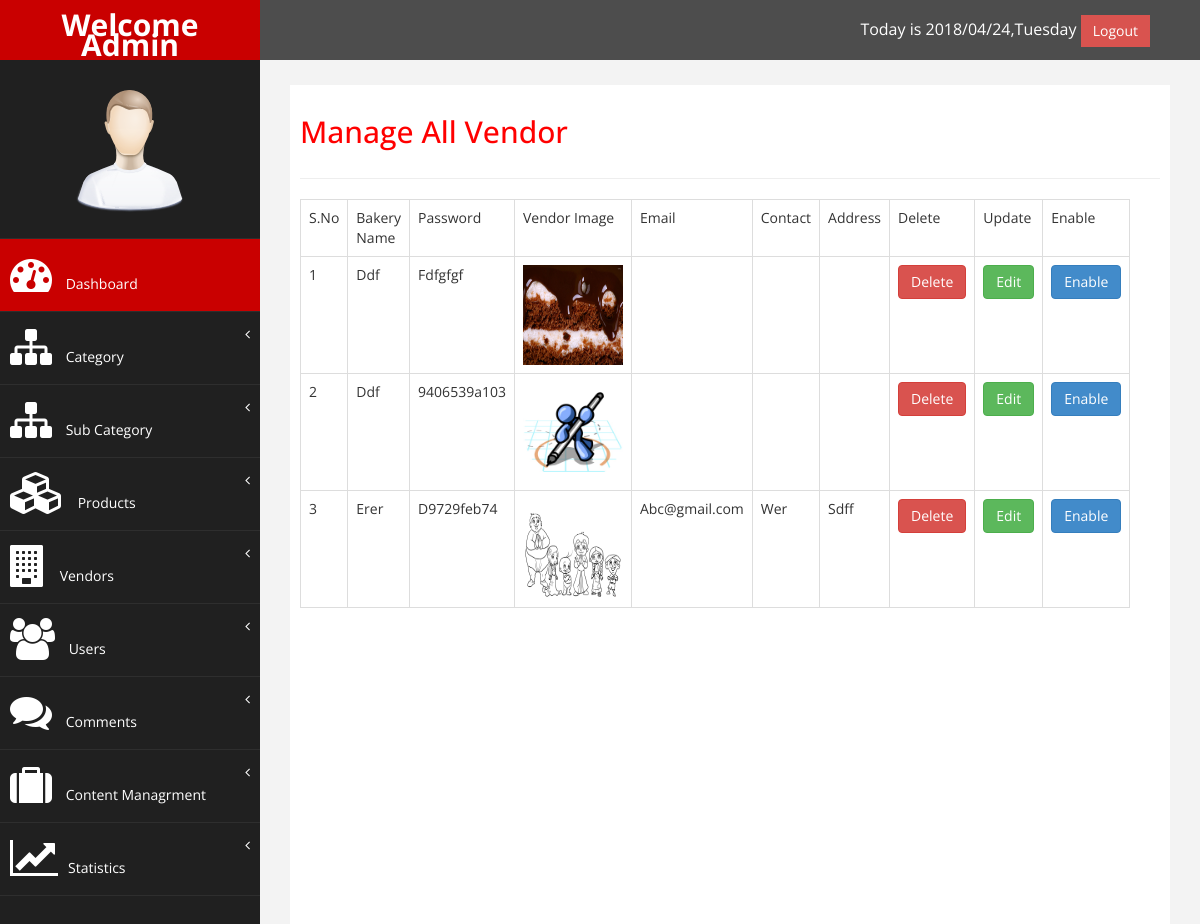
/admin/allvendor.php (signed in), run on the app's committed database.
### tables this page shows
CREATE TABLE `vendor` (
  `vid` int(50) NOT NULL,
  `bakeyname` varchar(50) NOT NULL,
  `image` varchar(50) NOT NULL,
  `contact` varchar(50) NOT NULL,
  `email` varchar(50) NOT NULL,
  `addr` varchar(50) NOT NULL,
  `venname` varchar(50) NOT NULL,
  `password` varchar(50) NOT NULL,
  `date` timestamp NOT NULL DEFAULT CURRENT_TIMESTAMP ON UPDATE CURRENT_TIMESTAMP
);

### admin/allvendor.php (the view)
<?php
include("header.php");?>
<div id="page-inner">
<div class="row">
<div class="col-md-12">
<h2> Manage All Vendor</h2>
</div>
</div>
<hr/>
<div class="row">
<div class="col-md-10">
<table class="table table-bordered">
  <tr>
    <td>S.No</td>
    <td>Bakery Name</td>
      <td>Password</td>
            <td>Vendor Image</td>
    <td>Email</td>
        <td>Contact</td>
          <td>Address</td>
    <td>Delete</td>
    <td>Update</td>
    <td>Enable</td>
  </tr>
  <?php
  $query="select * from vendor";
  $sql=mysqli_query($conn,$query);
  if(mysqli_num_rows($sql) > 0){
	  $i=1;
while($row=mysqli_fetch_assoc($sql)){
  ?>
  <tr>
    <td><?php echo $i++; ?></td>
     <td><?php echo ucwords($row['bakeyname']);?> </td>
      <td><?php echo ucwords($row['password']);?> </td>
      <td><img src="images/<?php echo ucwords($row['image']);?>" alt="" height="100" width="100"/> </td>
    <td><?php
	 echo ucwords($row['email']);?> </td>
     <td><?php
	 echo ucwords($row['contact']);?> </td>
     <td><?php
	 echo ucwords($row['addr']);?> </td>
    <td><a href="del.php?vid=<?php echo $row['vid'];?>" class="btn btn-danger"> Delete</a></td>
   <td> <a href="edit.php?vid=<?php echo $row['vid'];?>" class="btn btn-success"> Edit</a></td>
    <td> <a href="enable.php?vid=<?php echo $row['vid'];?>" class="btn btn-primary"> Enable</a></td>
  </tr>
  <?php
}
  }
  ?>
</table>
</div>
</div>
</div>
<?php
include("footer.php");?>

### admin/header.php (shortened to what this page needs)
<!DOCTYPE html>
<html xmlns="http://www.w3.org/1999/xhtml">
<head>
<link href="assets/css/bootstrap.css" rel="stylesheet" />
<link href="assets/css/font-awesome.css" rel="stylesheet" />
<link href="assets/js/morris/morris-0.4.3.min.css" rel="stylesheet" />
<link href="assets/css/custom.css" rel="stylesheet" />
</head>
<body>
<div id="wrapper">
  <nav class="navbar navbar-default navbar-cls-top " role="navigation" style="margin-bottom: 0">
    <div class="navbar-header">
      <a class="navbar-brand" href="index.html">Welcome Admin</a> </div>
    <div style="color: white;
padding: 15px 50px 5px 50px;
float: right;
font-size: 16px;"> <?php echo "Today is " . date("Y/m/d");echo "," . date("l");?>  <a href="logout.php" class="btn btn-danger square-btn-adjust">Logout</a> </div>
  </nav>
  <nav class="navbar-default navbar-side" role="navigation">
    <div class="sidebar-collapse">
      <ul class="nav" id="main-menu">
        <li class="text-center"> <img src="assets/img/find_user.png" class="user-image img-responsive"/> </li>
        <li> <a class="active-menu"  href="dashboard.php"><i class="fa fa-dashboard fa-3x"></i> Dashboard</a> </li>
        <li><a href="#"><i class="fa fa-sitemap fa-3x"></i> Category
        <span class="fa arrow"></span></a>
         </li>
         <li><a href="#"><i class="fa fa-sitemap fa-3x"></i> Sub Category
        <span class="fa arrow"></span></a>
         </li>
         <li><a href="#"><i class="fa fa-cubes fa-3x"></i> Products
        <span class="fa arrow"></span></a>
         </li>
         <li><a href="#"><i class="fa fa-building fa-3x"></i> Vendors
        <span class="fa arrow"></span></a>
         </li>
         <li><a href="#"><i class="fa fa-users fa-3x"></i> Users
        <span class="fa arrow"></span></a>
         </li>
         <li><a href="#"><i class="fa fa-comments fa-3x"></i> Comments
        <span class="fa arrow"></span></a>
         </li>
          <li><a href="#"><i class="fa fa-suitcase fa-3x"></i> Content Managrment
        <span class="fa arrow"></span></a>
                           <li><a href="#"><i class="fa fa-line-chart fa-3x"></i>Statistics        <span class="fa arrow"></span></a>
         </li>
    </div>
  </nav>
  <div id="page-wrapper" >

### admin/footer.php (shortened to what this page needs)
 </div>
</div>
</body>
</html>

### admin/assets/css/custom.css (style rules this page uses)
body { font-family: 'Open Sans', sans-serif; }
#wrapper { width: 100%; background:#202020; }
#page-wrapper { padding: 15px 15px; min-height: 600px; background:#F3F3F3; }
#page-inner { width:100%; margin:10px 20px 10px 0px; background-color:#fff!important; padding:10px; min-height:1200px; }
.text-center { text-align:center; }
h2 { color: #f00; }
.square-btn-adjust { border: 0px solid transparent; -webkit-border-radius: 0px; -moz-border-radius: 0px; border-radius: 0px; }
.user-image { margin: 25px auto; -webkit-border-radius: 10px; -moz-border-radius: 10px; border-radius: 10px; max-height:170px; max-width:170px; }
.navbar-cls-top .navbar-brand { color: #fff; background: #C90000; width: 260px; text-align: center; height: 60px; font-size: 30px; font-weight: 700; }
.active-menu { background-color:#C90000!important; }
.arrow { float: right; }
.fa.arrow:before { content: "\f104"; }
.sidebar-collapse , .sidebar-collapse .nav { background:none; }
.sidebar-collapse .nav { padding:0; }
.sidebar-collapse .nav > li > a { color:#fff; background:#202020; text-shadow:none; }
.sidebar-collapse > .nav > li > a { padding:15px 10px; }
.sidebar-collapse > .nav > li { border-bottom: 1px solid rgba(107, 108, 109, 0.19); }
.navbar-side { border:none; background-color: #202020; }
.navbar-cls-top { background:#4D4D4D; border-bottom:none; }
.navbar-default { border:0px solid black; }
.navbar-header { background: #A70303; }
.nav > li > a > i { margin-right:10px; }
@media (min-width:768px) { #page-wrapper { margin: 0 0 0 260px; padding: 15px 30px; min-height: 1200px; } }
@media (min-width:768px) { .navbar-side { z-index: 1; position: absolute; width: 260px; } }
@media (min-width:768px) { .navbar { border-radius: 0px; } }

### data on the page
vendor: bakeyname "Ddf", password "Fdfgfgf", shows a picture
vendor: bakeyname "Ddf", password "9406539a103", image (picture)
vendor: bakeyname "Erer", password "D9729feb74", image (picture), email "Abc@gmail.com", contact "Wer", addr "Sdff"
